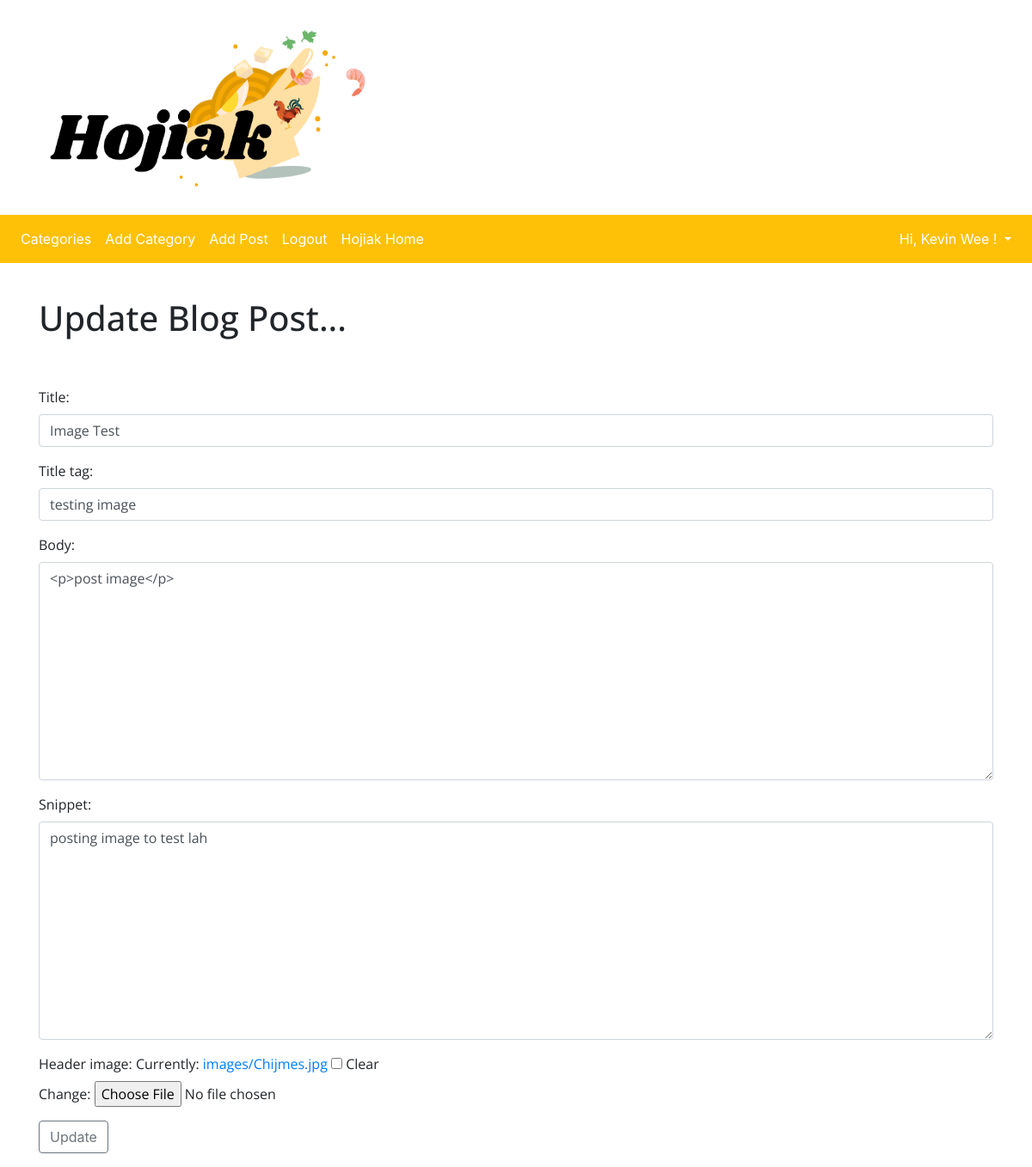
The app's page /theblog/article/edit/21 (signed in), older data.
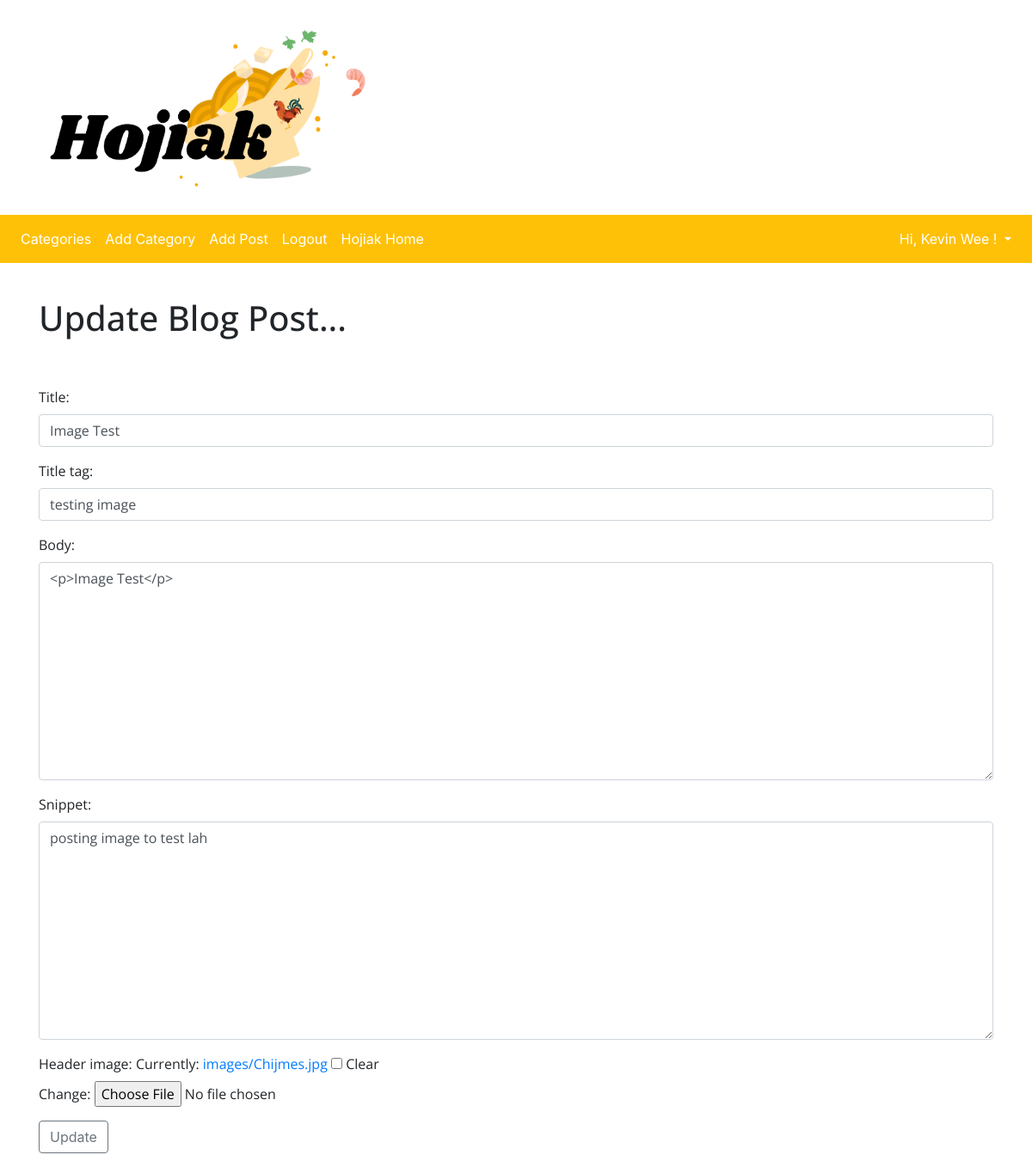
The same page, newer data.
### theblog/models.py (models this page shows, shortened)
class Post(models.Model):
    title = models.CharField(max_length=255)
    header_image = models.ImageField(null=True, blank=True, upload_to="images/")
    title_tag = models.CharField(max_length=255)
    author = models.ForeignKey(User, on_delete=models.CASCADE)
    body = RichTextField(blank=True, null=True)
    post_date = models.DateTimeField(auto_now_add=True)
    category = models.CharField(max_length=255, default='hojiak')
    snippet = models.CharField(max_length=255)
    likes = models.ManyToManyField(User, related_name='blog_posts')

### theblog/views.py (the view)
# urls.py: path('article/edit/<int:pk>', UpdatePostView.as_view(), name='update_post'),
class UpdatePostView(UpdateView):
    model = Post
    form_class = EditForm
    template_name = 'update_post.html'

### theblog/forms.py
class EditForm(forms.ModelForm):
        class Meta:
            model = Post
            fields = ('title', 'title_tag', 'body', 'snippet', 'header_image')
            widgets ={
                'title': forms.TextInput(attrs={'class': 'form-control'}),
                'title_tag': forms.TextInput(attrs={'class': 'form-control', 'placeholder': 'Input a tag for your post!'}),
                'body': forms.Textarea(attrs={'class': 'form-control'}),
                'snippet': forms.Textarea(attrs={'class': 'form-control'}),
            }

### theblog/templates/update_post.html (shortened to what this page needs)
{% extends 'base.html' %}
{% block content %}
{% load static %}
{% if user.is_authenticated %}
    {% if user.id == post.author.id %}
        <h1> Update Blog Post... </h1>
        <br/><br/>
        <div class="form-group" enctype="multipart/form-data">
            <form method="POST">
                {{ form.as_p }}
                <button class="btn btn-outline-secondary"> Update </button>
        </div>
    {% else %}
        You are not allowed here! (and you know it...)
    {% endif %}
{% else %}
    You are not allowed here! (and you know it...)
{% endif %}
{% endblock %}

Row changes from the older to the newer data that the page shows:
changed Post "Image Test": body "<p>post image</p>" → "<p>Image Test</p>"
